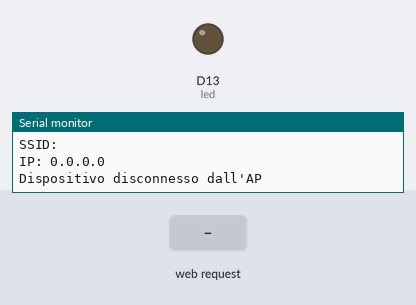
Bench run of a sketch on a simulated Arduino Nano 33 IoT. Shown: output pins drawn as LEDs (lit = HIGH), the last lines printed to the serial monitor. Inputs (shaded band) come from the test bench.

Above: at 2.2 s.
2.3 s: HTTP request GET /H received
At 3.4 s:
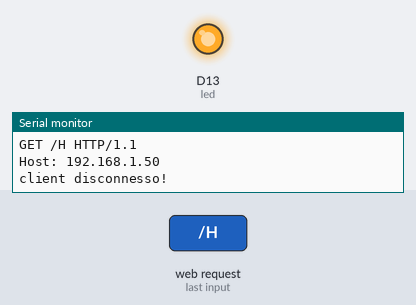
3.8 s: HTTP request GET /L received
At 4.6 s:
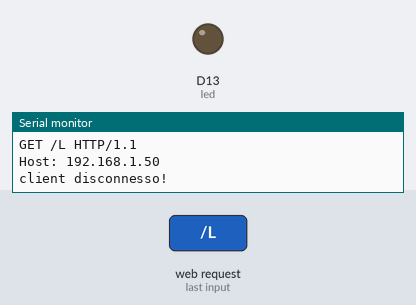
Timing chart, 0 to 6.8 s (numbered marks = the images above; inputs shaded):
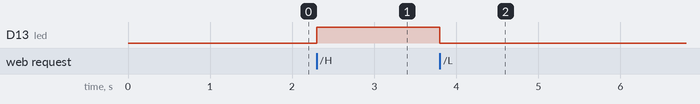

The sketch:

AP-Nano33IoT.ino
```cpp
#include <SPI.h>
#include <WiFiNINA.h>

char ssid[] = "NANO_AP";
char pass[] = "fattelodasolo";

int led = 13;
int status = WL_IDLE_STATUS;
WiFiServer server(80);

void setup() {

  Serial.begin(9600);
    while (!Serial);

  pinMode(led, OUTPUT);

  if (WiFi.status() == WL_NO_MODULE) {
    Serial.println("Il modulo Wi-Fi non risponde.");
    while (true);
  }

  WiFi.config(IPAddress(192, 168, 4, 1));

  status = WiFi.beginAP(ssid, pass);
    if (status != WL_AP_LISTENING) {
      Serial.println("Creazione AP fallita!");
      while (true);
  }

  delay(1000);

  server.begin();

  Serial.print("SSID: ");
  Serial.println(WiFi.SSID());

  IPAddress ip = WiFi.localIP();
  Serial.print("IP: ");
  Serial.println(ip);
}

void loop() {

  if (status != WiFi.status()) {
    status = WiFi.status();

    if (status == WL_AP_CONNECTED) {
      Serial.println("Dispositivo connesso all'AP");
    } else {
      Serial.println("Dispositivo disconnesso dall'AP");
    }
  }

  WiFiClient client = server.available();   // In attesa del client

  if (client) {                             // Se c'è un client,
    Serial.println("new client");           // stampa il messaggio sul Seriale
    String currentLine = "";                // crea una stringa per contenere i dati in entrata dal client
    while (client.connected()) {            // mentre il client è connesso...
      delayMicroseconds(10);                // ... attendo 10 micro secondi
      if (client.available()) {             // se ci sono byte da leggere dal client,
        char c = client.read();             // leggi un byte, poi
        Serial.write(c);                    // stampalo su Seriale
        if (c == '\n') {                    // se il byte è il carattere di nuova riga

          // se la riga corrente è vuota, hai due caratteri di nuova riga di seguito.
          // questa è la fine della richiesta HTTP del client, quindi invia una risposta:
          if (currentLine.length() == 0) {


            client.println("HTTP/1.1 200 OK"); // Le intestazioni HTTP iniziano sempre con un codice di risposta
            client.println("Content-type:text/html"); // e un Content-type in modo che il client sappia cosa sta arrivando, quindi una riga vuota:
            client.println();

            // il contenuto della risposta HTTP segue l'intestazione:
            client.print("Clicca <a href=\"/H\">QUI</a> per accendere il LED<br>");
            client.print("Clicca <a href=\"/L\">QUI</a> per spegnere il LED<br>");

            // La risposta HTTP termina con un'altra riga vuota:
            client.println();
            // interrompo il ciclo while:
            break;
          }
          else {      // se si ha una nuova riga, pulisco currentLine:
            currentLine = "";
          }
        }
        else if (c != '\r') {    // se non si riceve il carattere di Ritorno Carrello,
          currentLine += c;      // lo si aggiunge a currentLine
        }

        // Verificare se la richiesta del client era "GET /H" o "GET /L":
        if (currentLine.endsWith("GET /H")) {
          digitalWrite(led, HIGH);               // accende il LED
        }
        if (currentLine.endsWith("GET /L")) {
          digitalWrite(led, LOW);                // spegne il LED
        }
      }
    }
    // chiude la connessione
    client.stop();
    Serial.println("client disconnesso!");
  }
}
```

Measured:
- after the input at 2.3 s, D13 (led): LOW → HIGH at once
- after the input at 3.8 s, D13 (led): HIGH → LOW at once
